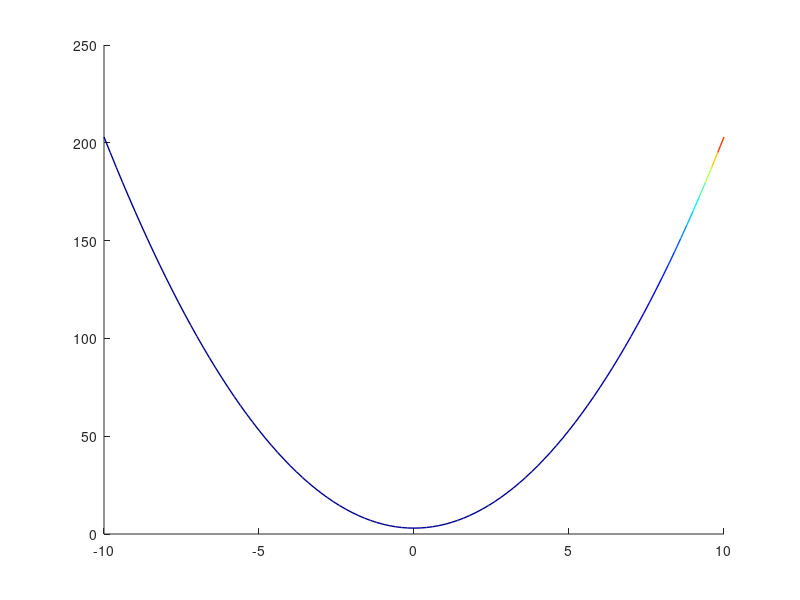

This figure's MATLAB source:
% This function plots a 3D line (x,y,z) encoded with scalar color data (c)
% using the specified colormap (default=jet);
%
% SYNTAX: h=cline(x,y,z,c,colormap);
%
% DBE 09/03/02

function h=cline(x,y,c,cmap);

if nargin==0  % Generate sample data...
  x=linspace(-10,10,101);
  y=2*x.^2+3;
  c=exp(x);
  w=x-min(x)+1;
  cmap='jet';
elseif nargin<3
  fprintf('Insufficient input arguments\n');
  return;
elseif nargin==3
  cmap='jet';
end

cmap=colormap(cmap);                      % Set colormap
yy=linspace(min(c),max(c),size(cmap,1));  % Generate range of color indices that map to cmap
cm = spline(yy,cmap',c);                  % Find interpolated colorvalue
cm(cm>1)=1;                               % Sometimes iterpolation gives values that are out of [0,1] range...
cm(cm<0)=0;

% Lot line segment with appropriate color for each data pair...
  for i=1:length(x)-1
    h(i)=line([x(i) x(i+1)],[y(i) y(i+1)],'color',cm(:,i),'LineWidth',1);
  end

return
